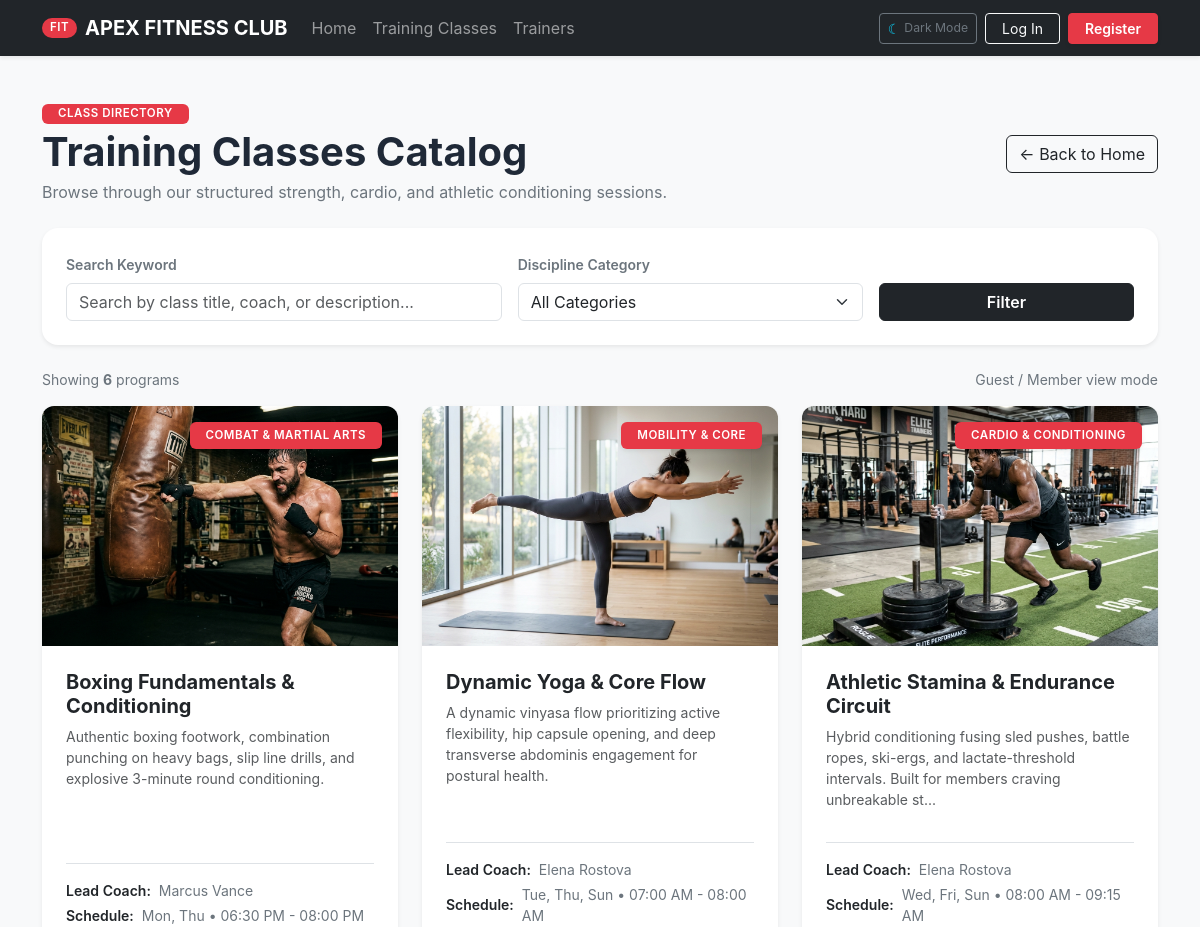
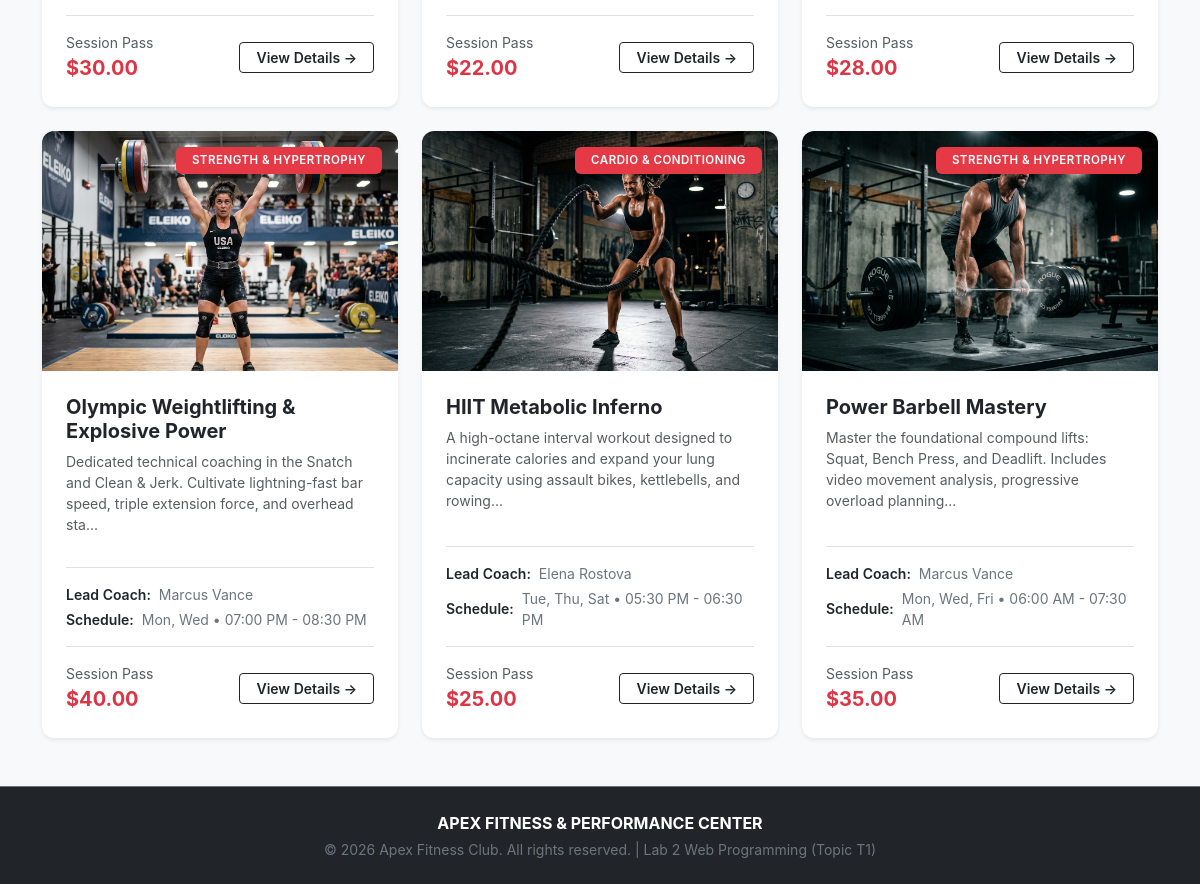
/bookstore/pages/classes.php, run on the app's committed database (2 pictures, top to bottom).
### tables this page shows
CREATE TABLE `fitness_classes` (
  `id` INT AUTO_INCREMENT PRIMARY KEY,
  `category_id` INT NOT NULL,
  `title` VARCHAR(150) NOT NULL,
  `description` TEXT NOT NULL,
  `trainer_name` VARCHAR(100) NOT NULL,
  `schedule_info` VARCHAR(100) NOT NULL,
  `price` DECIMAL(10,2) NOT NULL DEFAULT 0.00,
  `image_url` VARCHAR(255) NULL,
  `created_at` TIMESTAMP DEFAULT CURRENT_TIMESTAMP,
  CONSTRAINT `fk_class_category`
    FOREIGN KEY (`category_id`)
    REFERENCES `categories` (`id`)
    ON DELETE CASCADE
    ON UPDATE CASCADE
);

CREATE TABLE `categories` (
  `id` INT AUTO_INCREMENT PRIMARY KEY,
  `name` VARCHAR(100) NOT NULL,
  `description` TEXT NULL
);

### bookstore/config/session.php (called while the page is built, shortened)
<?php
function isLoggedIn(): bool {
    return isset($_SESSION['user_id']) && !empty($_SESSION['user_id']);
}
function hasRole($roles): bool {
    if (!isLoggedIn()) {
        return false;
    }
    $allowedRoles = is_array($roles) ? $roles : [$roles];
    $currentRole = $_SESSION['role'] ?? '';
    return in_array($currentRole, $allowedRoles, true);
}

### bookstore/pages/classes.php (the view, shortened to what this page needs)
<?php
require_once __DIR__ . '/../config/session.php';
require_once __DIR__ . '/../config/database.php';
$search     = trim($_GET['search'] ?? '');
$sql = "
    SELECT
        fc.id,
        fc.title,
        fc.description,
        fc.trainer_name,
        fc.schedule_info,
        fc.price,
        fc.image_url,
        fc.created_at,
        c.id AS category_id,
        c.name AS category_name
    FROM fitness_classes fc
    INNER JOIN categories c ON fc.category_id = c.id
    WHERE 1=1
";
$params = [];
$sql .= " ORDER BY fc.id DESC";
try {
    $stmt = $pdo->prepare($sql);
    $stmt->execute($params);
    $classes = $stmt->fetchAll();
} catch (PDOException $e) {
    error_log("Failed to query classes list: " . $e->getMessage());
    $classes = [];
    $flashError = "Failed to load classes from the database. Please try again.";
}
?>
<!DOCTYPE html>
<html lang="en">
<head>
  <link href="https://cdn.jsdelivr.net/npm/bootstrap@5.3.0/dist/css/bootstrap.min.css" rel="stylesheet">
  <link rel="stylesheet" href="../public/css/style.css">
</head>
<body class="bg-light">
<?php require_once __DIR__ . '/../components/header.php'; ?>
<main class="container py-5">
  <div class="row align-items-center mb-4">
    <div class="col-md-8">
      <div class="d-flex align-items-center gap-2 mb-1">
        <span class="badge bg-danger text-uppercase px-3 py-1">Class Directory</span>
      </div>
      <h1 class="display-6 fw-bold mb-1">Training Classes Catalog</h1>
      <p class="text-secondary mb-0">Browse through our structured strength, cardio, and athletic conditioning sessions.</p>
    </div>
    <div class="col-md-4 text-md-end mt-3 mt-md-0">
      <?php if ($isStaff): ?>
        <a href="class_form.php" class="btn btn-danger btn-lg fw-semibold shadow-sm">
          + Add New Class
        </a>
      <?php else: ?>
        <a href="../public/index.php" class="btn btn-outline-dark">
          &larr; Back to Home
        </a>
      <?php endif; ?>
    </div>
  </div>
  <div class="card border-0 shadow-sm rounded-4 p-4 mb-4 bg-white">
    <form action="classes.php" method="GET" class="row g-3 align-items-end">
      <div class="col-12 col-md-5">
        <label for="search" class="form-label fw-semibold small text-secondary">Search Keyword</label>
        <input
          type="text"
          class="form-control"
          id="search"
          name="search"
          placeholder="Search by class title, coach, or description..."
          value="<?php echo htmlspecialchars($search); ?>">
      </div>
      <div class="col-12 col-md-4">
        <label for="category_id" class="form-label fw-semibold small text-secondary">Discipline Category</label>
        <select class="form-select" id="category_id" name="category_id">
          <option value="">All Categories</option>
        </select>
      </div>
      <div class="col-12 col-md-3 d-flex gap-2">
        <button type="submit" class="btn btn-dark w-100 fw-semibold">
          Filter
        </button>
      </div>
    </form>
  </div>
  <div class="d-flex justify-content-between align-items-center mb-3 text-secondary small">
    <span>Showing <strong><?php echo count($classes); ?></strong> programs</span>
    <?php if ($isStaff): ?>
      <span class="text-danger fw-semibold">Admin/Trainer CRUD permissions active</span>
    <?php else: ?>
      <span>Guest / Member view mode</span>
    <?php endif; ?>
  </div>
  <?php if (empty($classes)): ?>
    <div class="alert alert-info shadow-sm p-4 text-center my-4">
      <h5 class="fw-bold mb-1">No Training Classes Found</h5>
      <p class="text-muted mb-3">No classes matched your filter or search query.</p>
      <a href="classes.php" class="btn btn-outline-dark btn-sm">Clear Filters</a>
    </div>
  <?php else: ?>
    <div class="row g-4">
      <?php foreach ($classes as $class): ?>
        <div class="col-12 col-md-6 col-lg-4">
          <div class="card h-100 shadow-sm border-0 class-card d-flex flex-column">
            <div class="position-relative">
              <img
                src="../public/<?php echo htmlspecialchars($class['image_url']); ?>"
                class="card-img-top"
                alt="<?php echo htmlspecialchars($class['title']); ?>">
              <span class="badge bg-danger position-absolute top-0 end-0 m-3 px-3 py-2 shadow-sm">
                <?php echo htmlspecialchars($class['category_name']); ?>
              </span>
            </div>
            <div class="card-body d-flex flex-column p-4">
              <h5 class="card-title fw-bold text-dark mb-2">
                <?php echo htmlspecialchars($class['title']); ?>
              </h5>
              <p class="card-text text-muted small flex-grow-1">
                <?php echo htmlspecialchars(mb_strimwidth($class['description'], 0, 140, '...')); ?>
              </p>
              <div class="class-meta my-3 pt-3 border-top">
                <div class="d-flex align-items-center text-secondary small mb-1">
                  <span class="fw-semibold text-dark me-2">Lead Coach:</span>
                  <span><?php echo htmlspecialchars($class['trainer_name']); ?></span>
                </div>
                <div class="d-flex align-items-center text-secondary small">
                  <span class="fw-semibold text-dark me-2">Schedule:</span>
                  <span><?php echo htmlspecialchars($class['schedule_info']); ?></span>
                </div>
              </div>
              <div class="d-flex align-items-center justify-content-between pt-3 border-top">
                <div>
                  <span class="text-muted small d-block">Session Pass</span>
                  <span class="fs-5 fw-bold text-danger">$<?php echo number_format((float)$class['price'], 2); ?></span>
                </div>
                <a href="item_details.php?id=<?php echo urlencode($class['id']); ?>" class="btn btn-outline-dark btn-sm px-3 fw-semibold">
                  View Details &rarr;
                </a>
              </div>
            </div>
          </div>
        </div>
      <?php endforeach; ?>
    </div>
  <?php endif; ?>
</main>
<?php require_once __DIR__ . '/../components/footer.php'; ?>
</body>
</html>

### bookstore/public/css/style.css (style rules this page uses)
:root { --primary-brand: #e63946; --dark-brand: #111827; --accent-brand: #f87171; --surface-bg: #f8fafc; }
body { font-family: -apple-system, BlinkMacSystemFont, "Segoe UI", Roboto, "Helvetica Neue", Arial, sans-serif; color: #1f2937; background-color: var(--surface-bg); transition: background-color 0.2s ease, color 0.2s ease; }
.class-card { transition: transform 0.25s ease, box-shadow 0.25s ease; border-radius: 12px; overflow: hidden; background-color: #ffffff; }
.card-img-top { height: 240px; object-fit: cover; transition: transform 0.3s ease; }
.badge.bg-danger { background-color: var(--primary-brand) !important; font-weight: 600; letter-spacing: 0.5px; text-transform: uppercase; font-size: 0.72rem; }

### data on the page
fitness_classes: image_url (picture), category.name "COMBAT & MARTIAL ARTS", title "Boxing Fundamentals & Conditioning", description "Authentic boxing footwork, combination punching on heavy bags, slip line drills, and explosive 3-minute round conditioning.", trainer_name "Marcus Vance", schedule_info "Mon, Thu • 06:30 PM - 08:00 PM", price "30.00"
fitness_classes: image_url (picture), category.name "MOBILITY & CORE", title "Dynamic Yoga & Core Flow", description "A dynamic vinyasa flow prioritizing active flexibility, hip capsule opening, and deep transverse abdominis engagement for postural health.", trainer_name "Elena Rostova", schedule_info "Tue, Thu, Sun • 07:00 AM - 08:00 AM", price "22.00"
fitness_classes: image_url (picture), category.name "CARDIO & CONDITIONING", title "Athletic Stamina & Endurance Circuit", description "Hybrid conditioning fusing sled pushes, battle ropes, ski-ergs, and lactate-threshold intervals. Built for members craving unbreakable st...", trainer_name "Elena Rostova", schedule_info "Wed, Fri, Sun • 08:00 AM - 09:15 AM", price "28.00"
fitness_classes: image_url (picture), category.name "STRENGTH & HYPERTROPHY", title "Olympic Weightlifting & Explosive Power", description "Dedicated technical coaching in the Snatch and Clean & Jerk. Cultivate lightning-fast bar speed, triple extension force, and overhead sta...", trainer_name "Marcus Vance", schedule_info "Mon, Wed • 07:00 PM - 08:30 PM", price "40.00"
fitness_classes: image_url (picture), category.name "CARDIO & CONDITIONING", title "HIIT Metabolic Inferno", description "A high-octane interval workout designed to incinerate calories and expand your lung capacity using assault bikes, kettlebells, and rowing...", trainer_name "Elena Rostova", schedule_info "Tue, Thu, Sat • 05:30 PM - 06:30 PM", price "25.00"
fitness_classes: image_url (picture), category.name "STRENGTH & HYPERTROPHY", title "Power Barbell Mastery", description "Master the foundational compound lifts: Squat, Bench Press, and Deadlift. Includes video movement analysis, progressive overload planning...", trainer_name "Marcus Vance", schedule_info "Mon, Wed, Fri • 06:00 AM - 07:30 AM", price "35.00"

### other printed values
count($classes) "6"
